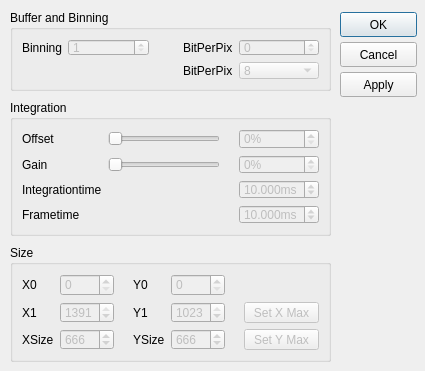
<?xml version="1.0" encoding="UTF-8"?>
<ui version="4.0">
 <class>dialogXimea</class>
 <widget class="QDialog" name="dialogXimea">
  <property name="geometry">
   <rect>
    <x>0</x>
    <y>0</y>
    <width>425</width>
    <height>371</height>
   </rect>
  </property>
  <property name="minimumSize">
   <size>
    <width>425</width>
    <height>371</height>
   </size>
  </property>
  <property name="maximumSize">
   <size>
    <width>425</width>
    <height>371</height>
   </size>
  </property>
  <property name="windowTitle">
   <string>Dialog</string>
  </property>
  <widget class="QGroupBox" name="groupBoxIntegration">
   <property name="enabled">
    <bool>true</bool>
   </property>
   <property name="geometry">
    <rect>
     <x>10</x>
     <y>100</y>
     <width>321</width>
     <height>136</height>
    </rect>
   </property>
   <property name="title">
    <string>Integration</string>
   </property>
   <layout class="QGridLayout" name="gridLayout">
    <item row="0" column="0">
     <widget class="QLabel" name="label_offset">
      <property name="text">
       <string>Offset</string>
      </property>
     </widget>
    </item>
    <item row="0" column="1">
     <widget class="QSlider" name="horizontalSlider_offset">
      <property name="enabled">
       <bool>false</bool>
      </property>
      <property name="maximum">
       <number>100</number>
      </property>
      <property name="tracking">
       <bool>false</bool>
      </property>
      <property name="orientation">
       <enum>Qt::Horizontal</enum>
      </property>
     </widget>
    </item>
    <item row="0" column="3">
     <widget class="QSpinBox" name="spinBox_offset">
      <property name="enabled">
       <bool>false</bool>
      </property>
      <property name="suffix">
       <string>%</string>
      </property>
      <property name="minimum">
       <number>0</number>
      </property>
      <property name="maximum">
       <number>100</number>
      </property>
     </widget>
    </item>
    <item row="1" column="0">
     <widget class="QLabel" name="label_gain">
      <property name="text">
       <string>Gain</string>
      </property>
     </widget>
    </item>
    <item row="1" column="1">
     <widget class="QSlider" name="horizontalSlider_gain">
      <property name="enabled">
       <bool>false</bool>
      </property>
      <property name="maximum">
       <number>100</number>
      </property>
      <property name="tracking">
       <bool>false</bool>
      </property>
      <property name="orientation">
       <enum>Qt::Horizontal</enum>
      </property>
     </widget>
    </item>
    <item row="1" column="2">
     <spacer name="horizontalSpacer_3">
      <property name="orientation">
       <enum>Qt::Horizontal</enum>
      </property>
      <property name="sizeType">
       <enum>QSizePolicy::Fixed</enum>
      </property>
      <property name="sizeHint" stdset="0">
       <size>
        <width>13</width>
        <height>20</height>
       </size>
      </property>
     </spacer>
    </item>
    <item row="1" column="3">
     <widget class="QSpinBox" name="spinBox_gain">
      <property name="enabled">
       <bool>false</bool>
      </property>
      <property name="suffix">
       <string>%</string>
      </property>
      <property name="minimum">
       <number>0</number>
      </property>
      <property name="maximum">
       <number>100</number>
      </property>
     </widget>
    </item>
    <item row="2" column="0">
     <widget class="QLabel" name="label_integration_time">
      <property name="text">
       <string>Integrationtime</string>
      </property>
     </widget>
    </item>
    <item row="2" column="3">
     <widget class="QDoubleSpinBox" name="doubleSpinBox_integration_time">
      <property name="enabled">
       <bool>false</bool>
      </property>
      <property name="prefix">
       <string/>
      </property>
      <property name="suffix">
       <string>ms</string>
      </property>
      <property name="decimals">
       <number>3</number>
      </property>
      <property name="minimum">
       <double>0.005000000000000</double>
      </property>
      <property name="maximum">
       <double>65.000000000000000</double>
      </property>
      <property name="singleStep">
       <double>0.001000000000000</double>
      </property>
      <property name="value">
       <double>10.000000000000000</double>
      </property>
     </widget>
    </item>
    <item row="3" column="0">
     <widget class="QLabel" name="label_frame_time">
      <property name="text">
       <string>Frametime</string>
      </property>
     </widget>
    </item>
    <item row="3" column="3">
     <widget class="QDoubleSpinBox" name="doubleSpinBox_frame_time">
      <property name="enabled">
       <bool>false</bool>
      </property>
      <property name="prefix">
       <string/>
      </property>
      <property name="suffix">
       <string>ms</string>
      </property>
      <property name="decimals">
       <number>3</number>
      </property>
      <property name="minimum">
       <double>0.005000000000000</double>
      </property>
      <property name="maximum">
       <double>65.000000000000000</double>
      </property>
      <property name="singleStep">
       <double>0.001000000000000</double>
      </property>
      <property name="value">
       <double>10.000000000000000</double>
      </property>
     </widget>
    </item>
   </layout>
  </widget>
  <widget class="QGroupBox" name="groupBoxSize">
   <property name="enabled">
    <bool>true</bool>
   </property>
   <property name="geometry">
    <rect>
     <x>10</x>
     <y>245</y>
     <width>321</width>
     <height>117</height>
    </rect>
   </property>
   <property name="title">
    <string>Size</string>
   </property>
   <layout class="QGridLayout" name="gridLayout_2">
    <item row="0" column="0">
     <widget class="QLabel" name="label_x0">
      <property name="text">
       <string>X0</string>
      </property>
     </widget>
    </item>
    <item row="0" column="1">
     <widget class="QSpinBox" name="spinBox_x0">
      <property name="enabled">
       <bool>false</bool>
      </property>
      <property name="maximum">
       <number>1391</number>
      </property>
      <property name="singleStep">
       <number>2</number>
      </property>
     </widget>
    </item>
    <item row="0" column="3">
     <widget class="QLabel" name="label_y0">
      <property name="text">
       <string>Y0</string>
      </property>
      <property name="alignment">
       <set>Qt::AlignLeading|Qt::AlignLeft|Qt::AlignVCenter</set>
      </property>
     </widget>
    </item>
    <item row="0" column="4">
     <widget class="QSpinBox" name="spinBox_y0">
      <property name="enabled">
       <bool>false</bool>
      </property>
      <property name="maximum">
       <number>1023</number>
      </property>
     </widget>
    </item>
    <item row="1" column="0">
     <widget class="QLabel" name="label_X1">
      <property name="text">
       <string>X1</string>
      </property>
     </widget>
    </item>
    <item row="1" column="1">
     <widget class="QSpinBox" name="spinBox_x1">
      <property name="enabled">
       <bool>false</bool>
      </property>
      <property name="maximum">
       <number>1391</number>
      </property>
      <property name="singleStep">
       <number>2</number>
      </property>
      <property name="value">
       <number>1391</number>
      </property>
     </widget>
    </item>
    <item row="1" column="2" rowspan="2">
     <spacer name="horizontalSpacer">
      <property name="orientation">
       <enum>Qt::Horizontal</enum>
      </property>
      <property name="sizeType">
       <enum>QSizePolicy::Fixed</enum>
      </property>
      <property name="sizeHint" stdset="0">
       <size>
        <width>13</width>
        <height>20</height>
       </size>
      </property>
     </spacer>
    </item>
    <item row="1" column="3">
     <widget class="QLabel" name="label_Y1">
      <property name="text">
       <string>Y1</string>
      </property>
      <property name="alignment">
       <set>Qt::AlignLeading|Qt::AlignLeft|Qt::AlignVCenter</set>
      </property>
     </widget>
    </item>
    <item row="1" column="4">
     <widget class="QSpinBox" name="spinBox_y1">
      <property name="enabled">
       <bool>false</bool>
      </property>
      <property name="maximum">
       <number>1023</number>
      </property>
      <property name="singleStep">
       <number>1</number>
      </property>
      <property name="value">
       <number>1023</number>
      </property>
     </widget>
    </item>
    <item row="1" column="5">
     <spacer name="horizontalSpacer_2">
      <property name="orientation">
       <enum>Qt::Horizontal</enum>
      </property>
      <property name="sizeType">
       <enum>QSizePolicy::Fixed</enum>
      </property>
      <property name="sizeHint" stdset="0">
       <size>
        <width>13</width>
        <height>20</height>
       </size>
      </property>
     </spacer>
    </item>
    <item row="1" column="6">
     <widget class="QPushButton" name="pushButton_setSizeXMax">
      <property name="enabled">
       <bool>false</bool>
      </property>
      <property name="text">
       <string>Set X Max</string>
      </property>
      <property name="autoDefault">
       <bool>false</bool>
      </property>
     </widget>
    </item>
    <item row="2" column="0">
     <widget class="QLabel" name="label_sizeX">
      <property name="text">
       <string>XSize</string>
      </property>
     </widget>
    </item>
    <item row="2" column="1">
     <widget class="QSpinBox" name="spinBox_xsize">
      <property name="enabled">
       <bool>false</bool>
      </property>
      <property name="maximum">
       <number>1392</number>
      </property>
      <property name="value">
       <number>666</number>
      </property>
     </widget>
    </item>
    <item row="2" column="3">
     <widget class="QLabel" name="label_sizeY">
      <property name="text">
       <string>YSize</string>
      </property>
      <property name="alignment">
       <set>Qt::AlignLeading|Qt::AlignLeft|Qt::AlignVCenter</set>
      </property>
     </widget>
    </item>
    <item row="2" column="4">
     <widget class="QSpinBox" name="spinBox_ysize">
      <property name="enabled">
       <bool>false</bool>
      </property>
      <property name="maximum">
       <number>1392</number>
      </property>
      <property name="value">
       <number>666</number>
      </property>
     </widget>
    </item>
    <item row="2" column="6">
     <widget class="QPushButton" name="pushButton_setSizeYMax">
      <property name="enabled">
       <bool>false</bool>
      </property>
      <property name="text">
       <string>Set Y Max</string>
      </property>
      <property name="autoDefault">
       <bool>false</bool>
      </property>
     </widget>
    </item>
   </layout>
  </widget>
  <widget class="QGroupBox" name="groupBoxBinning">
   <property name="enabled">
    <bool>true</bool>
   </property>
   <property name="geometry">
    <rect>
     <x>10</x>
     <y>10</y>
     <width>321</width>
     <height>81</height>
    </rect>
   </property>
   <property name="title">
    <string>Buffer and Binning</string>
   </property>
   <layout class="QGridLayout" name="gridLayout_3">
    <item row="0" column="0">
     <widget class="QLabel" name="label_binning">
      <property name="sizePolicy">
       <sizepolicy hsizetype="Maximum" vsizetype="Preferred">
        <horstretch>0</horstretch>
        <verstretch>0</verstretch>
       </sizepolicy>
      </property>
      <property name="text">
       <string>Binning</string>
      </property>
     </widget>
    </item>
    <item row="0" column="1">
     <widget class="QSpinBox" name="spinBox_bin">
      <property name="enabled">
       <bool>false</bool>
      </property>
      <property name="minimum">
       <number>1</number>
      </property>
      <property name="maximum">
       <number>4</number>
      </property>
     </widget>
    </item>
    <item row="0" column="2" rowspan="2">
     <spacer name="horizontalSpacer_4">
      <property name="orientation">
       <enum>Qt::Horizontal</enum>
      </property>
      <property name="sizeType">
       <enum>QSizePolicy::Fixed</enum>
      </property>
      <property name="sizeHint" stdset="0">
       <size>
        <width>28</width>
        <height>20</height>
       </size>
      </property>
     </spacer>
    </item>
    <item row="0" column="3">
     <widget class="QLabel" name="label_bpp">
      <property name="sizePolicy">
       <sizepolicy hsizetype="Maximum" vsizetype="Preferred">
        <horstretch>0</horstretch>
        <verstretch>0</verstretch>
       </sizepolicy>
      </property>
      <property name="text">
       <string>BitPerPix</string>
      </property>
     </widget>
    </item>
    <item row="0" column="4">
     <widget class="QSpinBox" name="spinBox_bpp">
      <property name="enabled">
       <bool>false</bool>
      </property>
     </widget>
    </item>
    <item row="1" column="3">
     <widget class="QLabel" name="label_bpp_2">
      <property name="sizePolicy">
       <sizepolicy hsizetype="Maximum" vsizetype="Preferred">
        <horstretch>0</horstretch>
        <verstretch>0</verstretch>
       </sizepolicy>
      </property>
      <property name="text">
       <string>BitPerPix</string>
      </property>
     </widget>
    </item>
    <item row="1" column="4">
     <widget class="QComboBox" name="combo_bpp">
      <property name="enabled">
       <bool>false</bool>
      </property>
      <property name="currentIndex">
       <number>0</number>
      </property>
      <item>
       <property name="text">
        <string>8</string>
       </property>
      </item>
      <item>
       <property name="text">
        <string>10</string>
       </property>
      </item>
      <item>
       <property name="text">
        <string>12</string>
       </property>
      </item>
      <item>
       <property name="text">
        <string>14</string>
       </property>
      </item>
      <item>
       <property name="text">
        <string>16</string>
       </property>
      </item>
      <item>
       <property name="text">
        <string>24</string>
       </property>
      </item>
      <item>
       <property name="text">
        <string>30</string>
       </property>
      </item>
      <item>
       <property name="text">
        <string>32</string>
       </property>
      </item>
     </widget>
    </item>
   </layout>
  </widget>
  <widget class="QPushButton" name="okButton">
   <property name="geometry">
    <rect>
     <x>340</x>
     <y>12</y>
     <width>77</width>
     <height>25</height>
    </rect>
   </property>
   <property name="text">
    <string>OK</string>
   </property>
  </widget>
  <widget class="QPushButton" name="applyButton">
   <property name="geometry">
    <rect>
     <x>340</x>
     <y>72</y>
     <width>77</width>
     <height>25</height>
    </rect>
   </property>
   <property name="text">
    <string>Apply</string>
   </property>
   <property name="autoDefault">
    <bool>false</bool>
   </property>
  </widget>
  <widget class="QPushButton" name="cancelButton">
   <property name="geometry">
    <rect>
     <x>340</x>
     <y>42</y>
     <width>77</width>
     <height>25</height>
    </rect>
   </property>
   <property name="text">
    <string>Cancel</string>
   </property>
   <property name="autoDefault">
    <bool>false</bool>
   </property>
  </widget>
 </widget>
 <resources/>
 <connections>
  <connection>
   <sender>okButton</sender>
   <signal>clicked()</signal>
   <receiver>dialogXimea</receiver>
   <slot>accept()</slot>
   <hints>
    <hint type="sourcelabel">
     <x>336</x>
     <y>33</y>
    </hint>
    <hint type="destinationlabel">
     <x>233</x>
     <y>29</y>
    </hint>
   </hints>
  </connection>
  <connection>
   <sender>cancelButton</sender>
   <signal>clicked()</signal>
   <receiver>dialogXimea</receiver>
   <slot>reject()</slot>
   <hints>
    <hint type="sourcelabel">
     <x>336</x>
     <y>91</y>
    </hint>
    <hint type="destinationlabel">
     <x>197</x>
     <y>125</y>
    </hint>
   </hints>
  </connection>
  <connection>
   <sender>horizontalSlider_offset</sender>
   <signal>valueChanged(int)</signal>
   <receiver>spinBox_offset</receiver>
   <slot>setValue(int)</slot>
   <hints>
    <hint type="sourcelabel">
     <x>137</x>
     <y>135</y>
    </hint>
    <hint type="destinationlabel">
     <x>328</x>
     <y>142</y>
    </hint>
   </hints>
  </connection>
  <connection>
   <sender>horizontalSlider_gain</sender>
   <signal>valueChanged(int)</signal>
   <receiver>spinBox_gain</receiver>
   <slot>setValue(int)</slot>
   <hints>
    <hint type="sourcelabel">
     <x>117</x>
     <y>162</y>
    </hint>
    <hint type="destinationlabel">
     <x>299</x>
     <y>166</y>
    </hint>
   </hints>
  </connection>
  <connection>
   <sender>spinBox_offset</sender>
   <signal>valueChanged(int)</signal>
   <receiver>horizontalSlider_offset</receiver>
   <slot>setValue(int)</slot>
   <hints>
    <hint type="sourcelabel">
     <x>275</x>
     <y>132</y>
    </hint>
    <hint type="destinationlabel">
     <x>154</x>
     <y>136</y>
    </hint>
   </hints>
  </connection>
  <connection>
   <sender>spinBox_gain</sender>
   <signal>valueChanged(int)</signal>
   <receiver>horizontalSlider_gain</receiver>
   <slot>setValue(int)</slot>
   <hints>
    <hint type="sourcelabel">
     <x>268</x>
     <y>163</y>
    </hint>
    <hint type="destinationlabel">
     <x>189</x>
     <y>167</y>
    </hint>
   </hints>
  </connection>
 </connections>
</ui>
